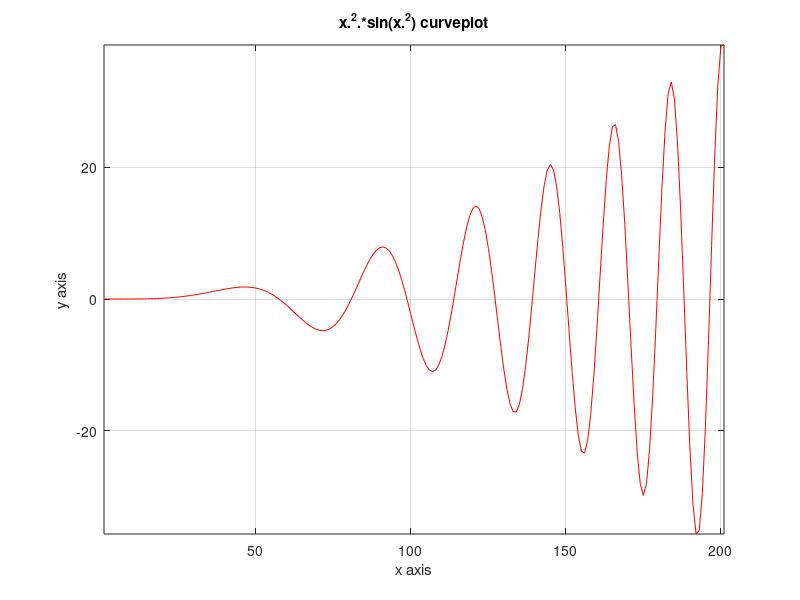

This figure's MATLAB source:
x=0:pi/100:2*pi;
figure
X=x;
y=x.^2.*sin(x.^2);
plot(x.^2.*sin(x.^2),'r');
xlabel('x axis');
ylabel('y axis');
title('x.^2.*sin(x.^2) curveplot');
grid on
axis tight